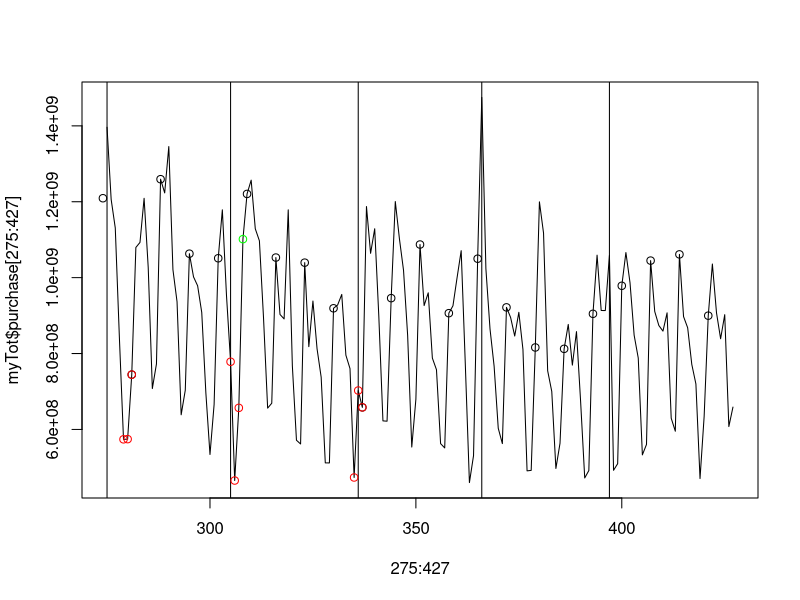

Write the R code that produced this figure. (Note: this script raises an error after producing the figure.)
library("forecast")
myTot=read.csv("myTot.csv",header=FALSE)
myTot=myTot[,-4]
names(myTot)=c("report_date","purchase","redeem")
myTot$purchase=as.numeric(myTot$purchase)
myTot$redeem=as.numeric(myTot$redeem)
myTot$report_date=as.integer(myTot$report_date)
myTot$report_date=as.Date(as.character(myTot$report_date),format="%Y%m%d")

#############假期特征
jiaqitemp=c("2013-09-19","2013-09-20","2013-09-21","2013-10-01","2013-10-02","2013-10-03","2013-10-04","2013-10-05",
            "2013-10-06","2013-10-07","2014-01-01","2014-01-31","2014-02-01","2014-02-02","2014-02-03","2014-02-04",
            "2014-02-05","2014-02-06","2014-04-05","2014-04-06","2014-04-07","2014-05-01","2014-05-02","2014-05-03",
            "2014-05-31","2014-06-01","2014-06-02","2014-09-06","2014-09-07","2014-09-08")
jiaqitemp=as.Date(jiaqitemp)

jiaqi=myTot$report_date %in% jiaqitemp+0
temp=as.Date("20140901",format="%Y%m%d")
sep=temp+0:29
yuceJiaqi=sep %in% jiaqitemp+0

buxiutemp=c("2013-09-22","2013-09-29","2013-10-12","2014-01-26","2014-02-08","2014-05-04","2014-09-28")
buxiutemp=as.Date(buxiutemp)
buxiu=myTot$report_date %in% buxiutemp+0
#周末
xingqi=format(myTot$report_date,format="%w")
zhoumo=as.numeric(xingqi%in%c("0","6"))

#月初，每月1号
yuechu=(strftime(myTot$report_date,format="%d")=="01")+0
#########################
sx=ts(myTot$purchase,frequency=7,start=c(1,1))

plot(275:427,myTot$purchase[275:427],type="l")
temp=(strftime(myTot$report_date,format="%d")=="01")
temp2=(1:427)[temp]
abline(v=temp2)
points(1:427,(myTot$purchase*(cycle(sx)==1 +0)),type="p")
points(1:427,(myTot$purchase*jiaqi),type="p",col="red")
points(1:427,(myTot$purchase*buxiu),type="p",col="green")       


new_Tot$purchase=new_Tot$total_purchase_amt
plot(1:427,new_Tot$purchase[1:427],type="o")
temp=(strftime(new_Tot$report_date,format="%d")=="01")
temp2=(1:427)[temp]
abline(v=temp2)
points(1:427,(new_Tot$purchase*(cycle(sx)==1 +0)),type="p")
points(1:427,(new_Tot$purchase*jiaqi),type="p",col="red")
points(1:427,(new_Tot$purchase*buxiu),type="p",col="green")  



#研究残差
##相对误差

myD=data.frame(purchase=sx,seasonaldummy(sx))
myD=myD[275:427,]

lmFit=lm(purchase~S1+S2+S3+S4+S5+S6,data=myD)
temp=ts(1:7,frequency=7,start=c(1,1))
temp=seasonaldummy(temp)
plot(residuals(lmFit),type="o")
temp=(strftime(myTot$report_date,format="%d")=="01")
temp2=(1:427)[temp]
abline(v=temp2-274)
points((residuals(lmFit)*zhoumo[275:427]),type="p")
points((residuals(lmFit)*jiaqi[275:427]),type="p",col="red")
points((residuals(lmFit)*buxiu[275:427]),type="p",col="green")       




###purchase模型
sx=ts(myTot$purchase,frequency=7,start=c(1,1))
myD=data.frame(purchase=sx,seasonaldummy(sx),yuechu,buxiu)
myD$jiaqiN=jiaqi*(1-zhoumo)
myD$jiaqi6=(1:427 %in% c(279,335))+0
myD$jiaqi7=(1:427 %in% c(280,336))+0
myD=myD[275:427,]
lmFit=lm(purchase~.,myD)
plot(residuals(lmFit),type="o")
temp=(strftime(myTot$report_date,format="%d")=="01")
temp2=(1:427)[temp]
abline(v=temp2-274)
points((residuals(lmFit)*zhoumo[275:427]),type="p")
points((residuals(lmFit)*jiaqi[275:427]),type="p",col="red")
points((residuals(lmFit)*buxiu[275:427]),type="p",col="green")       


temp=ts(1:30,frequency=7,start=c(1,1))
Pseason=seasonaldummy(temp)
toP=data.frame(Pseason,yuechu=(1:30%in%1) +0,jiaqi6=(1:30%in%6)+0,jiaqi7=(1:30%in%7)+0,jiaqiN=(1:30%in%8) +0,buxiu=(1:30%in%28) +0)
plot(predict(lmFit,toP),type="o")



#redeem模型
sx=ts(myTot$redeem,frequency=7,start=c(1,1))
myD=data.frame(redeem=sx,seasonaldummy(sx),buxiu)
myD$jiaqiN=jiaqi*(1-zhoumo)
myD$jiaqi6=(1:427 %in% c(279,335))+0
myD$jiaqi7=(1:427 %in% c(280,336))+0
myD$jihao=as.numeric(format(myTot$report_date,format="%d"))
#假期前1天特征
myD$qian1=(1:427 %in% c(278,304,334))+0
#假期前2天特征
myD$qian2=(1:427 %in% c(277,303,333))+0
myD=myD[275:427,]
lmFit=lm(redeem~.-jihao,myD)
plot(residuals(lmFit),type="o")
temp=(strftime(myTot$report_date,format="%d")=="01")
temp2=(1:427)[temp]
abline(v=temp2-274)
points((residuals(lmFit)*zhoumo[275:427]),type="p")
points((residuals(lmFit)*jiaqi[275:427]),type="p",col="red")
points((residuals(lmFit)*buxiu[275:427]),type="p",col="green")       


temp=ts(1:30,frequency=7,start=c(1,1))
Pseason=seasonaldummy(temp)
toP=data.frame(Pseason,jiaqi6=(1:30%in%6)+0,jiaqi7=(1:30%in%7)+0,jiaqiN=(1:30%in%8) +0,buxiu=(1:30%in%28) +0,jihao=1:30,qian1=(1:30%in%c(5,30))+0,qian2=(1:30%in%c(4,29))+0)
redeem=predict(lmFit,toP)


plot(redeem,type="l")
temp=read.csv("7_13.csv",header=FALSE)
points(temp[,3],col="red",type="l")
##修正6、 7号节日
(myTot$redeem[279]+myTot$redeem[335])/2
(myTot$redeem[280]+myTot$redeem[336])/2
(myTot$redeem[281]+myTot$redeem[337])/2



old_Tot=read.csv("old_Tot.csv")
new_Tot=read.csv("new_Tot.csv")


plot(old_Tot$purchase)
